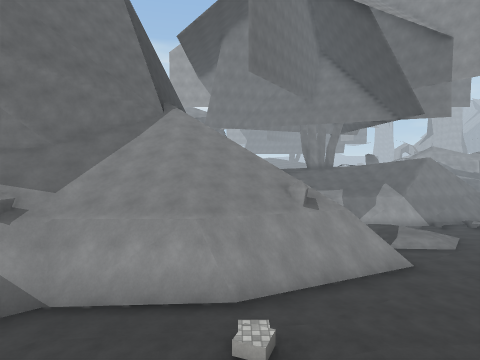
view 1 (above)

16 first-person views from a walk through a scene from a Unity 3-D project. The camera is 1.5 m above the floor, tilts 4° down and sees 75° across. The floor is counted in squares, 2 m on a side. Each view is taken from the middle of a square. On the plan, view 1 faces up. The plan holds only what a view shows up to about 10 squares ahead; the rest is blank. The place goes on beyond the plan. Surface patterns are stand-ins for the level's own textures.

view 2
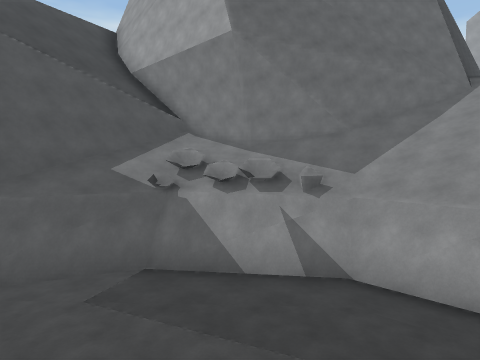

view 3
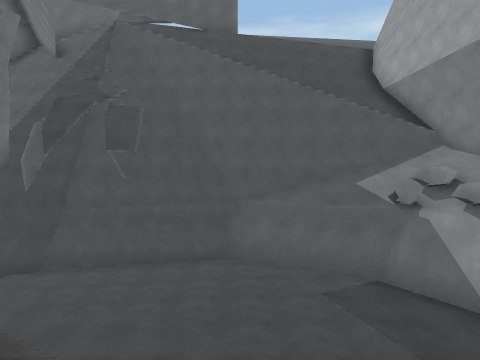

view 4
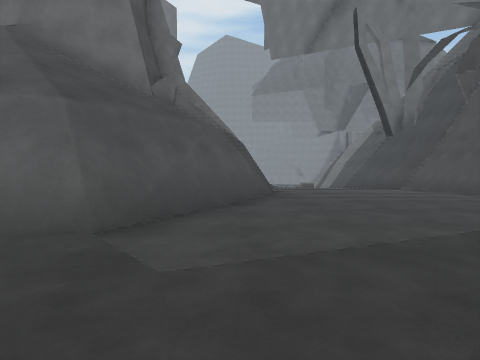

view 5
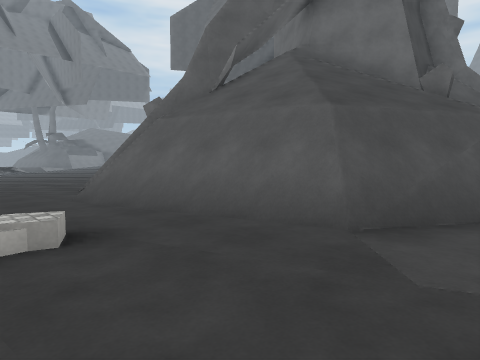

view 6
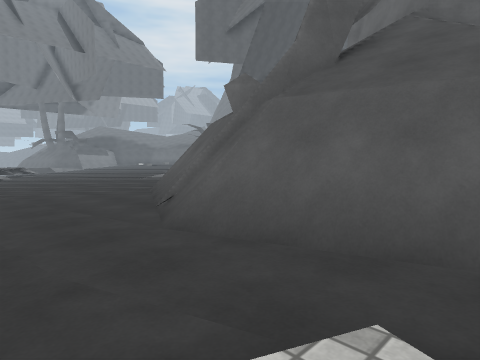

view 7
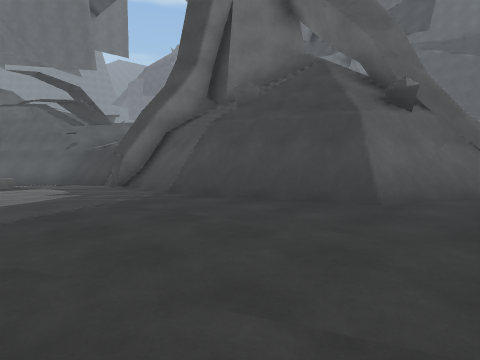

view 8
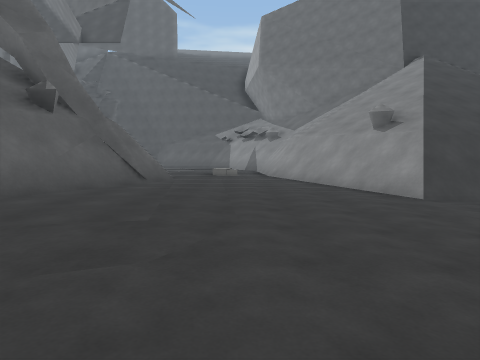

view 9
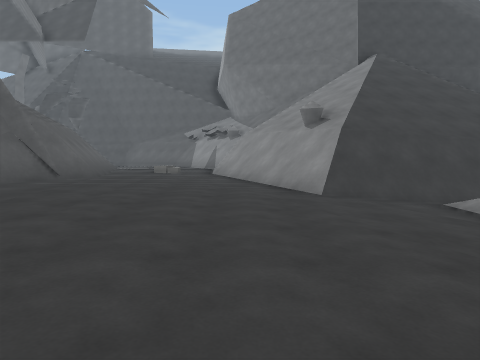

view 10
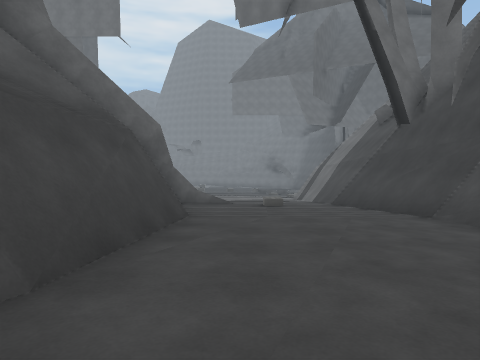

view 11
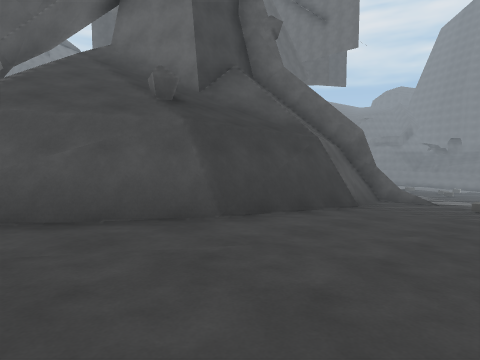

view 12
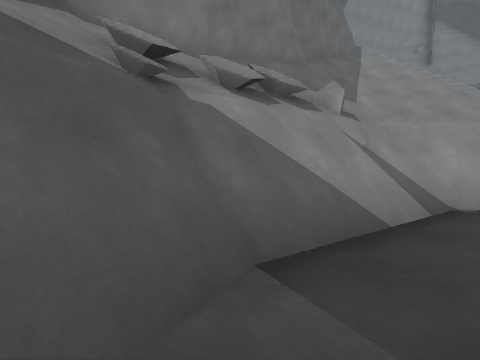

view 13
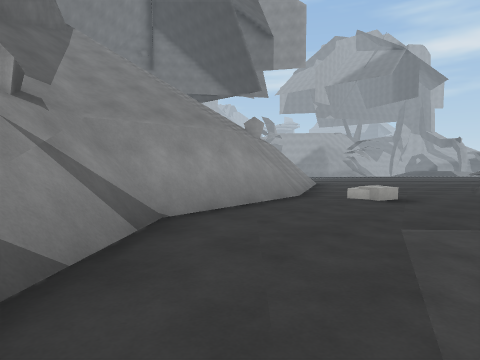

view 14
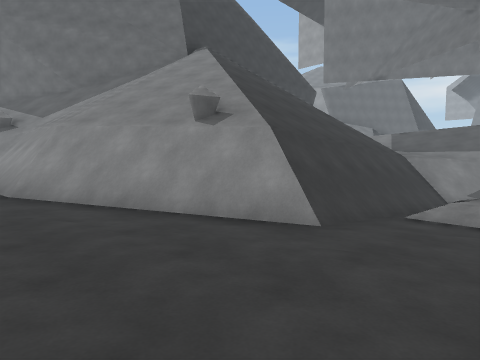

view 15
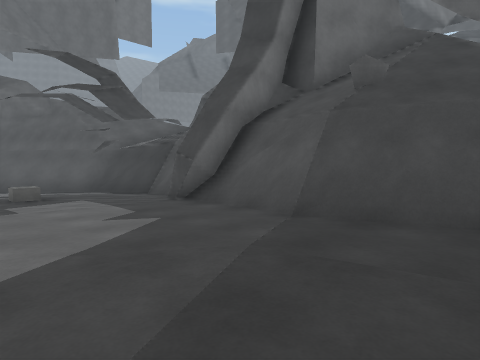

view 16
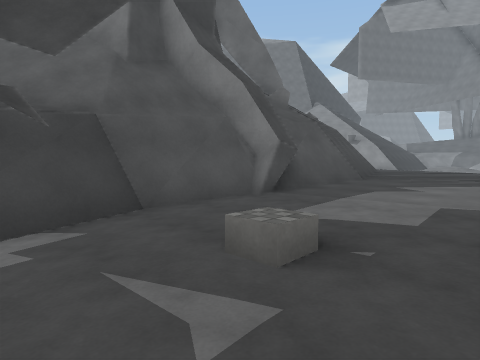

### Floor plan
Key: @ floor where view 1 was taken; # wall or solid block; x gap in a wall; . main floor; : floor 0.75 m higher than the main floor; - floor 0.75 m lower than the main floor; + floor 2.25 m higher than the main floor; * floor 4 m higher than the main floor; % floor 4.75 m higher than the main floor; & floor 5.5 m higher than the main floor; $ floor 6.25 m higher than the main floor; / step, stairs or slope; = window, fence, low wall or low ledge; v drop or lower ground; O other object.
Columns run from 13 left of view 1 to 11 right of it. Each row starts with its distance up from view 1.
 16                  //
 15                 ///
 14               /////
 13              //////.
 12          /#////////.
 11          ##/////////
 10         ##/////////...
  9        /#//////O///....
  8       /##/////////......
  7    =###=Ovvvv///.........
  6    ##=O%#####/:::.......
  5    #OOO##::::/::::::.....
  4  /v#%x+=:::::/::::::::..
  3 //v#%##:::::::://::::::..
  2 //v#*#:::::://##=//:::::.
  1    ###:::::=/=//####:::::
  0    ##::::::=/@//#% ##::::
 -1     #:::::#////##& ##::::
 -2     #..:::#/O///x$  #::::
 -3     #....##////##$###::::
 -4     #....##//###### #....
 -5     #....##//#      #...
 -6     #....##//#     ##....
 -7     #=....#/##     ##....
 -8     ##....###      #..O..
 -9     ##./.##        ##....
-10      #-            ##....

Where each view was taken, in squares from view 1:
view 1: 0 up, 0 right, facing up
view 2: 0 up, 1 left, facing up-left
view 3: 0 up, 0 right, facing left
view 4: 5 up, 3 left, facing down
view 5: 5 up, 3 left, facing down-right
view 6: 5 up, 0 right, facing down-right
view 7: 3 up, 11 right, facing down-left
view 8: 5 up, 11 right, facing left
view 9: 7 up, 11 right, facing left
view 10: 0 up, 5 left, facing down
view 11: 1 up, 7 left, facing down-right
view 12: 1 up, 7 left, facing up
view 13: 2 up, 6 left, facing up-right
view 14: 5 up, 7 right, facing up-left
view 15: 0 up, 11 right, facing down-left
view 16: 10 down, 11 right, facing up-left
